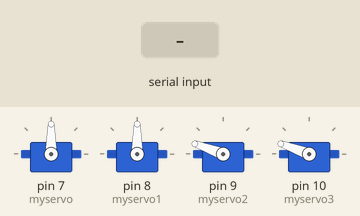
Recording of a sketch running on a simulated Arduino Uno, built with avr-gcc and run on an emulated ATmega328P. On the bench: 4 × servo. The inputs (shaded band) are chosen by the test bench.

Above: at 1.2 s.
1.3 s: "1" received over the second serial link
At 1.76 s:
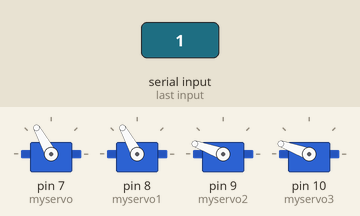
At 2.37 s:
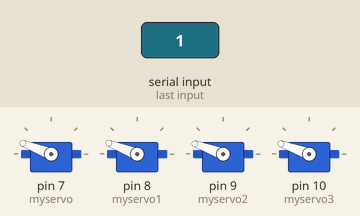
Timing chart, 0 to 15.3 s (numbered marks = the images above; inputs shaded):
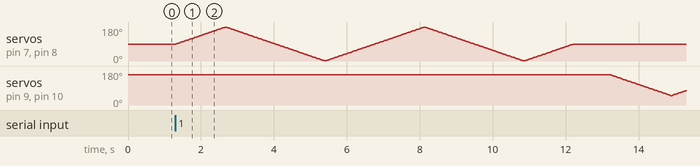

The sketch:

Voice_recognition.ino
```cpp
#include <SoftwareSerial.h>
SoftwareSerial mySerial(2, 3); // RX, TX
#include <Servo.h>

// 定义舵机对象--左右转动
Servo myservo;
Servo myservo1;

// 定义舵机对象--上下转动
Servo myservo2;
Servo myservo3;

int pos = 0; // 定义舵机转动位置--左右
int pos1 = 0; // 定义舵机转动位置--上下

int a;                     //接收串口的值

void setup() {
  Serial.begin(9600);
  mySerial.begin(9600);

  // 设置舵机控制针脚--左右，默认90度
  myservo.attach(7);
  myservo.write(90);
  myservo1.attach(8);
  myservo1.write(90);

  // 设置舵机控制针脚--上下，默认160度
  myservo2.attach(9);
  myservo2.write(160);
  myservo3.attach(10);
  myservo3.write(160);
}

void loop() {
   if(mySerial.available()){
   a=mySerial.read();      //读取串行端口的值

   //收到语音口令---1
   if(a=='1'){
      //左右转动，两个循环

      //90--180
      for(pos = 90; pos < 180; pos += 1) {
            myservo.write(pos);
            myservo1.write(pos);
            delay(15);
           }
      //180--1
      for(pos = 180; pos >= 1; pos -= 1)  {
            myservo.write(pos);
            myservo1.write(pos);
            delay(15);
           }
      //1--180
      for(pos = 0; pos < 180; pos += 1)  {
            myservo.write(pos);
            myservo1.write(pos);
            delay(15);
           }
      //180--1
      for(pos = 180; pos >= 1; pos -= 1)  {
            myservo.write(pos);
            myservo1.write(pos);
            delay(15);
           }
      //1--90
      for(pos = 0; pos < 90; pos += 1) {
            myservo.write(pos);
            myservo1.write(pos);
            delay(15);
           }

      //延时1S
      delay(1000);

      //上下转动2次

      //160--50
      for(pos1 = 160; pos1 >= 50; pos1 -= 1){
            myservo2.write(pos1);
            myservo3.write(pos1);
            delay(15);
           }

      //50--160
      for(pos1 = 50; pos1 < 160; pos1 += 1) {
            myservo2.write(pos1);
            myservo3.write(pos1);
            delay(15);
           }

      //160--50
      for(pos1 = 160; pos1 >= 50; pos1 -= 1) {
            myservo2.write(pos1);
            myservo3.write(pos1);
            delay(15);
           }

      //50--160
      for(pos1 = 50; pos1 < 160; pos1 += 1) {
            myservo2.write(pos1);
            myservo3.write(pos1);
            delay(15);
           }
      }
    }
  }
```
